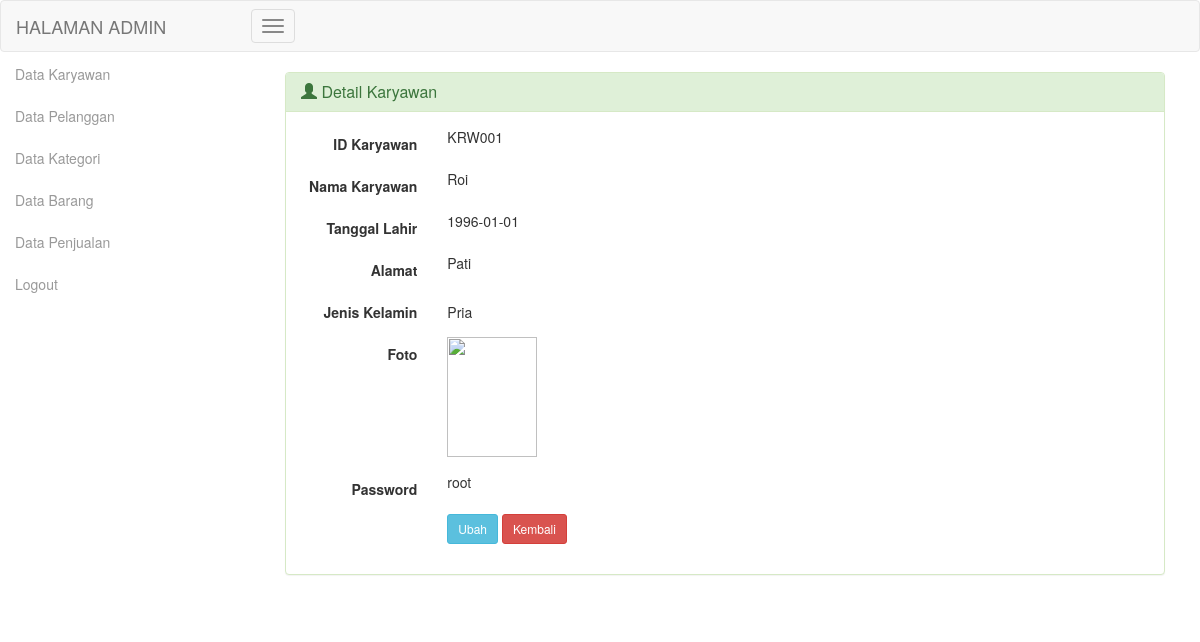
The app's page /admin/index.php?page=karyawan_detail&id=KRW001 (signed in) with its own data.
### tables this page shows
CREATE TABLE IF NOT EXISTS `karyawan` (
  `id_karyawan` varchar(15) NOT NULL DEFAULT '',
  `nama_karyawan` varchar(50) DEFAULT NULL,
  `tanggal_lahir` date DEFAULT NULL,
  `alamat` varchar(100) DEFAULT NULL,
  `jenis_kelamin` varchar(10) DEFAULT NULL,
  `foto` text,
  `password` varchar(10) DEFAULT NULL
);

### admin/karyawan_detail.php (the view, shortened to what this page needs)
<?php
	if (!$_GET['id']=="") {
		$sql = mysql_query("SELECT * FROM karyawan WHERE id_karyawan='".$_GET['id']."'")
			or die (mysql_error());
		$data = mysql_fetch_array($sql);
	}
?>
<!doctype html>
<html lang="id">
	<head>
	</head>
    <body>
		<div class="col-sm-12">
        	<div class="panel panel-success">
				<div class="panel-heading">
                	<h3 class="panel-title"><span class="glyphicon glyphicon-user"></span> Detail Karyawan </h3>
                </div>
				<div class="panel-body">
					<form class="form-horizontal" name="frmDetail">
				    	<div class="form-group">
					        <label class="control-label col-sm-2">ID Karyawan</label>
					        <div class="col-sm-4">
				            	<?php echo $data['id_karyawan']; ?>
        					</div>
   						</div>
					    <div class="form-group">
					        <label class="control-label col-sm-2">Nama Karyawan</label>
					        <div class="col-sm-4">
				            	<?php echo $data['nama_karyawan']; ?>
        					</div>
   						</div>
   						<div class="form-group">
					        <label class="control-label col-sm-2">Tanggal Lahir</label>
						    <div class="col-sm-4">
						    	<?php echo $data['tanggal_lahir']; ?>
						    </div>
					    </div>
					    <div class="form-group">
                            <label class="control-label col-sm-2">Alamat</label>
                            <div class="col-sm-4">
                                <?php echo $data['alamat']; ?>
                            </div>
                        </div>
                        <div class="form-group">
        					<label class="control-label col-sm-2">Jenis Kelamin</label>
        					<div class="col-sm-4">
						        <div class="radio">
            					<?php echo $data['jenis_kelamin']; ?>
        						</div>
        					</div>
    					</div>
                        <div class="form-group">
                            <label class="control-label col-sm-2">Foto</label>
                            <div class="col-sm-4">
                                <img src="imgFoto/<?php echo $data['foto']; ?>" width="90" height="120" border="1" />
                            </div>
                        </div>
                        <div class="form-group">
                            <label class="control-label col-sm-2">Password</label>
                            <div class="col-sm-4">
                                <?php echo $data['password']; ?>
                            </div>
                        </div>
                        <div class="form-group">
                            <div class="col-sm-offset-2 col-sm-3">
                                <a href="?page=karyawan_ubah&id=<?php echo $data['id_karyawan'];?>" class="btn btn-info btn-sm">Ubah</a>
                                <button type="reset" class="btn btn-danger btn-sm" name="btnBatal"
                                onclick="window.location.href='?page=karyawan_tampil'">Kembali</button>
                            </div>
                        </div>
					</form>
				</div>
        	</div>
		</div>
    </body>
</html>

### records on screen
karyawan: id_karyawan "KRW001", nama_karyawan "Roi", tanggal_lahir "1996-01-01", alamat "Pati", jenis_kelamin "Pria", password "root"
